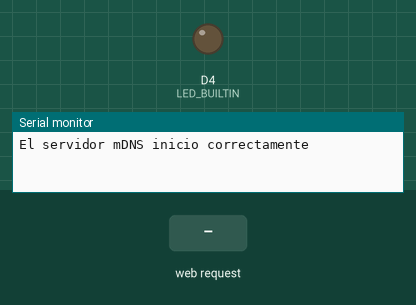
Recording of a sketch running on a simulated ESP8266 (NodeMCU). Shown: output pins drawn as LEDs (lit = HIGH, except the on-board LED, lit = LOW), the last lines printed to the serial monitor. The inputs (shaded band) are chosen by the test bench.

Above: at 1.2 s.
1.3 s: HTTP request GET /led/0 received
At 1.8 s:
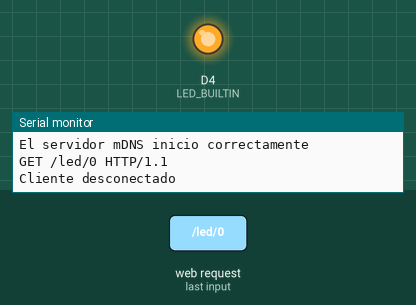
2.8 s: HTTP request GET /led/1 received
At 4.1 s:
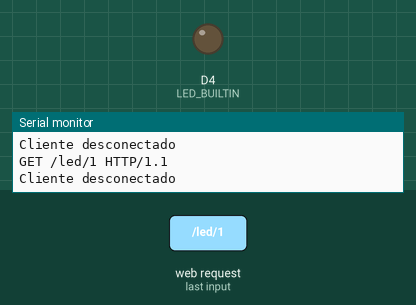
Timing chart, 0 to 5.8 s (numbered marks = the images above; inputs shaded):
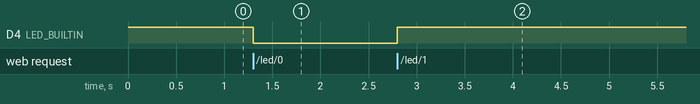

Measured:
- after the input at 1.3 s, D4 (LED_BUILTIN): HIGH → LOW at once
- after the input at 2.8 s, D4 (LED_BUILTIN): LOW → HIGH at once

The sketch:

DHT_WEBSERVER_AP.ino
```cpp
#include <ESP8266WiFi.h>
#include <DHT.h>
#include <ESP8266mDNS.h>

//Definimos el sensor de temperatura
#define DHTPIN D1
#define DHTTYPE DHT11
DHT dht(DHTPIN, DHTTYPE);

// Password del Access Point
const char WiFiAPPSK[] = "sistemaspumas";
//Inicializar el servidor
WiFiServer server(80);

void setup()
{
  initHardware();
  setupWiFi();
  server.begin();
}

void loop()
{
  // Preguntar si un cliente se ha conectado
  WiFiClient client = server.available();
  if (!client) {
    return;
  }

  // Leemos la primera linea de la peticion
  String req = client.readStringUntil('\r');
  Serial.println(req);
  client.flush();

  // Definir la accion deseada
  int val = -1; // variable del caso a ejecutar
  if (req.indexOf("/led/0") != -1)
    val = 0; // Encendera el LED
  else if (req.indexOf("/led/1") != -1)
    val = 1; // Apagara el LED
  else if (req.indexOf("/sensor/0") != -1)
    val = -2; // Mostrara la temperatura y humedad

  // Enciende o apaga el LED
  if (val >= 0)
    digitalWrite(LED_BUILTIN, val);

  client.flush();

  // Prepara la respuesta HTTP
  String s = "HTTP/1.1 200 OK\r\n";
  s += "Content-Type: text/html\r\n\r\n";
  s += "<!DOCTYPE HTML>\r\n<html>\r\n";
  s += "<head>\r\n";
  s += "<meta http-equiv='refresh' content='5'/>\r\n";
  s += "<title>Facultad de Sistemas</title>\r\n";
  s += "<style>";
  s += "body { background-color: #cccccc; font-family: Arial, Helvetica, Sans-Serif; Color: #000088; }";
  s += "</style>";
  s += "</head>";

  // Si cambio el estado de el LED, da una pagina que avise.
  if (val >= 0)
  {
    s += "El LED esta ";
    s += (val) ? "apagado" : "encendido";
  }
  else if (val == -2)
  { // Escribe los datos del sensor
    s += "Temperatura = ";
    s += String(dht.readTemperature());
    s += "*C\t";
    s += "<br>"; // Go to the next line.
    s += "Humedad = ";
    s += String(dht.readHumidity());
    s += " %";
  }
  else
  {
    s += "Peticion Invalida.<br> Intenta enviar /led/1, /led/0, o /sensor/0.";
  }
  s += "</html>\n";

  // Envia la respuesta al cliente
  client.print(s);
  delay(1);
  Serial.println("Cliente desconectado");
}

void setupWiFi()
{
  WiFi.mode(WIFI_AP);
  uint8_t mac[WL_MAC_ADDR_LENGTH];
  WiFi.softAPmacAddress(mac);
  WiFi.softAP("Sistemas IoT", WiFiAPPSK);
  if (!MDNS.begin("sistemas")) {
    Serial.println("Error al inicializar el servidor mDNS");
    while (1) {
      delay(1000);
    }
  }
  Serial.println("El servidor mDNS inicio correctamente");
  MDNS.addService("http", "tcp", 80);
}

void initHardware()
{
  Serial.begin(115200);
  dht.begin();
  pinMode(BUILTIN_LED, OUTPUT);
  digitalWrite(BUILTIN_LED, HIGH);
}
```
